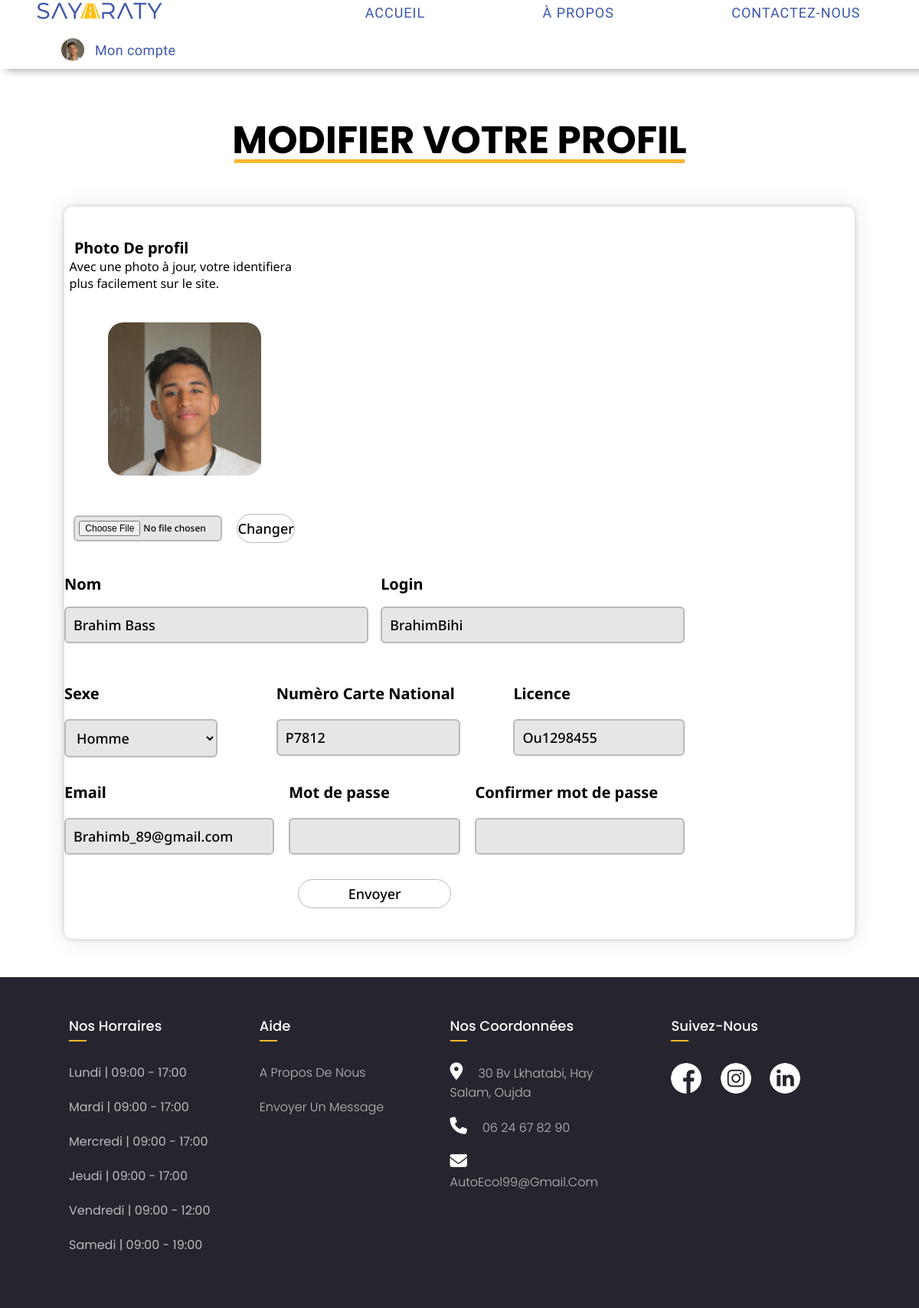
/Moniteur/ModifierProfile.php (signed in), run on the app's committed database.
### tables this page shows
CREATE TABLE `moniteur` (
  `Login_moniteur` varchar(30) NOT NULL,
  `Password` varchar(200) DEFAULT NULL,
  `Nom` varchar(30) DEFAULT NULL,
  `Email_moniteur` varchar(30) DEFAULT NULL,
  `Sexe_moniteur` varchar(6) DEFAULT NULL,
  `Num_telephone_moniteur` varchar(15) DEFAULT NULL,
  `Num_CIN_moniteur` varchar(10) DEFAULT NULL,
  `num_permis` varchar(20) DEFAULT NULL,
  `Photo_moniteur` varchar(100) DEFAULT NULL
);

### Moniteur/ModifierProfile.php (the view, shortened to what this page needs)
<?PHP
  require("../PHP/Connexion_BD.php");
  echo '
    <!DOCTYPE HTML>
    <HTML>
      <HEAD>
        <meta CHAESET="UTF-8">
        <meta http-equiv="X-UA-Compatible" content="ie=edge">
        <meta name="viewport" content="width=device-width, initial-scale=1.0">
        <TITLE>Sayarty - Espace Candidat</TITLE>
        <script src="Page-Candidat.js"></script>
        <link rel="icon" href="../IMG/SAYARATY_Icon.png">
        <link rel="stylesheet" href="../CSS/style-index1.css">
        <link rel="stylesheet" href="../CSS/style-candidat.css">
        <link rel="stylesheet" href="../CSS/style-contacter.css">
        <link rel="stylesheet" href="../CSS/style-modifier.css">
        <link rel="preconnect" href="https://fonts.googleapis.com">
        <link rel="preconnect" href="https://fonts.gstatic.com" crossorigin>
        <link href="https://fonts.cdnfonts.com/css/monument-extended" rel="stylesheet">
        <link rel="stylesheet" href="https://cdnjs.cloudflare.com/ajax/libs/font-awesome/6.3.0/css/all.min.css"/>
        <link href="//db.onlinewebfonts.com/c/9563028603929a5ec058577b3fb5520a?family=Whipsmart" rel="stylesheet">
        <link href="//db.onlinewebfonts.com/c/55d433372d270829c51e2577a78ef12d?family=Monument+Extended" rel="stylesheet" type="text/css">
        <link href="https://fonts.googleapis.com/css2?family=Poppins:wght@100;200;300;400;500;600;700;800;900&family=Noto+Sans:wght@100;200;300;400;500;600;700;800;900&family=Montserrat:wght@100;200;300;400;500;600;700;800;900&family=Roboto:ital,wght@0,100;0,300;0,500;0,700;1,100;1,300;1,400;1,500;1,700;1,900&family=Secular+One&display=swap" rel="stylesheet">
      </HEAD>
      <BODY>
        <header>
          <a href="index.php"><img src="../IMG/SAYARATY_LOGO.png"></a>
          <UL class="Nav">
            <LI class = "item1"><a href="index.php">ACCUEIL</a></LI>
            <LI class = "item2"><a href="A-propos.php">&Agrave PROPOS</a></LI>
            <LI class = "item4"><a href="Contactez-nous.php">CONTACTEZ-NOUS</a></LI>
          </UL>';
          $query = "SELECT * FROM moniteur WHERE Login_moniteur='".$_SESSION["login"]."'";
          $ligne = mysqli_fetch_row(mysqli_query($connect,$query));
          echo'
          <span class="mon-compte" onclick="toggleMenu()"><img src="'.$ligne[8].'" class="user-pic"> <span>Mon compte</span></span>
                <img src="'.$ligne[8].'" class="user-pic">
                <h2>'.$_SESSION["login"].'</h2>
        </header>
        <div class="Title">
          <h1 class="TheHeader">modifier votre profil</h1>
        </div>
        <div class="Container">
          <div class="rightContainer">
            <label class="picTitle">Photo De profil</label>
            <span class="subTitle">
              Avec une photo à jour, votre identifiera plus facilement sur le site.
            </span>
            <div class="image">
              <img id="ImgProfile" src="'.$ligne[8].'" alt>
            </div>
            <form name="fichier" ACTION="ModifierProfile.php" method="post" enctype="multipart/form-data">
              <input type="file" name="photo" id="photo" ACCEPT="image/*">
              <input type="submit" name="SubmitPic" class="submitPic"  value="Changer" style="width:100px;">
            </form>
          </div>
          <div class="leftContainer">
            <form name="formulaire" class="formulaire" method="post">
              <div class="nom_email">
                <div class="block">
                  <label>Nom</label><input type="text" id="name" name="nom" value="'.$ligne[2].'"required>
                </div>
                <div class="block">
                  <label>Login</label><input type="text" id="mail" name="login" value="'.$ligne[0].'" READONLY required>
                </div>
              </div>
              <div class="secondBlock">
                <div class="first">
                  <label>Sexe</label>
                  <select name="sexe" id="select-area" class="sexe">';
                  if($ligne[4]=="Homme"){
                    echo'
                      <option class="sexe" name="Homme" value="Homme" SELECTED>Homme</option>
                      <option class="sexe" name="Femme" value="Femme">Femme</option>
                    ';
                  }
                  else{
                    echo'
                      <option class="sexe" name="Homme" value="Homme">Homme</option>
                      <option class="sexe" name="Femme" value="Femme" SELECTED>Femme</option>
                    ';
                  }
                  echo'
                  </select>
                </div>
                <div class="second">
                  <label>Numèro Carte National</label>
                  <input type="text" name="num_cin" class="login-style" value="'.$ligne[6].'" autocomplete="off" required>
                </div>
                <div class="second">
                  <label>Licence</label>
                  <input type="text" name="licence" class="login-style" value="'.$ligne[7].'" autocomplete="off" required>
                </div>
              </div>
              <div class="forthBlock">
                <div class="first">
                  <label>Email</label>
                  <input type="text" name="email" class="name-style" value="'.$ligne[3].'" autocomplete="off" required>
                </div>
                <div class="second">
                  <label>Mot de passe</label>
                  <input type="password" name="password" class="login-style"  autocomplete="off"  >
                </div>
                <div class="third">
                  <label>Confirmer mot de passe</label>
                  <input type="password" name="Cpassword" class="login-style" autocomplete="off"  >
                </div>
              </div>
              <div class="submit">
                <input  name="submit-button" type="submit" value="Envoyer">
              </div>
            </form>
          </div>
        </div>
        <footer>
      <DIV class="FooterContainer">
        <DIV class="Footer-col">
          <h4>Nos Horraires</h4>
          <UL class="Horraire" style="color: #bbb;">
            <LI>Lundi | 09:00 - 17:00</LI>
            <LI>Mardi | 09:00 - 17:00</LI>
            <LI>Mercredi | 09:00 - 17:00</LI>
            <LI>Jeudi | 09:00 - 17:00</LI>
            <LI>Vendredi | 09:00 - 12:00</LI>
            <LI>Samedi | 09:00 - 19:00</LI>
          </UL>
        </DIV>
        <DIV class="Footer-col">
          <h4>aide</h4>
          <UL class="Aide">
            <LI><A HREF="A-propos.php">A Propos de nous</A></LI>
            <LI><A HREF="Contactez-nous.php">Envoyer un message</A></LI>
          </UL>
        </DIV>
        <DIV class="Footer-col">
          <h4>Nos coordonnées</h4>
          <UL class="coordonnees">
            <LI><i class="fa-solid fa-location-dot"></i><A HREF="">30 Bv lkhatabi, Hay Salam, Oujda</A></LI>
            <LI><i class="fa-solid fa-phone"></i><A HREF="">06 24 67 82 90</A></LI>
            <LI><i class="fa-solid fa-envelope"></i><A HREF="">AutoEcol99@gmail.com</A></LI>
          </UL>
        </DIV>
        <DIV class="Footer-col">
          <h4>suivez-nous</h4>
          <DIV class="SocialMedia">
            <a href="#"> <img src="../IMG/facebook.png" alt=""></a>
            <a href="#"> <img src="../IMG/instagram.png" alt=""></a>
            <a href="#"> <img src="../IMG/linkedin.png" alt=""></a>
          </DIV>
        </DIV>
      </DIV>
  </footer>
      </BODY>
    </HTML>
  ';
?>

### CSS/style-index1.css (style rules this page uses)
* { margin:0; padding:0; text-decoration: none; }
header { top:0; position:fixed; z-index: 3; display:flex; width:100%; height:80px; flex-wrap:wrap; align-items:center; justify-content: space-between; align-content: flex-end; padding-bottom: 10px; background-color: rgb(255, 255, 255); box-shadow: 10px 0px 10px 2px rgba(0,0,0,0.35); }
header img { width:200px; margin-left:30px; }
.Nav { font:400 18px "Secular One"; width: 800px; display:inline-flex; justify-content: space-around; list-style: none; }
.Nav LI a { color:#3D56AD; letter-spacing: 1px; position:relative; display: block; }
.Nav LI a::after { content:''; position: absolute; background-color:#febe10; height:3px; width:100%; left:0; bottom:-5px; transform:scaleX(0); transform-origin: center; transition:all 250ms ease-in; }
.FooterContainer { font-family: 'Poppins', sans-serif; display: flex; flex-wrap: wrap; background-color: #26252f; flex-direction: row; padding: 50px 80px; }
.FooterContainer UL { list-style: none; }
.Footer-col:last-of-type { margin-left:40px; }
.Footer-col { width: 22%; padding: 0 10px; }
.Footer-col h4 { font-size: 18px; color: #ffffff; text-transform: capitalize; margin-bottom: 35px; font-weight: 500; position: relative; }
.Footer-col h4::before { content: ''; position: absolute; left:0; bottom: -7px; background-color: #ffb52e!important; height: 2px; box-sizing: border-box; width: 10%; }
.Footer-col ul li:not(:last-child) { margin-bottom: 10px; }
.Footer-col ul li { margin :20px 0 ; }
.Footer-col ul li i { color:white; margin-right: 20px; }
.Footer-col ul li a { font-size: 16px; text-transform: capitalize; text-decoration: none; font-weight: 300; color: #bbbbbb; display: inline; transition: all 0.3s ease; }
.Footer-col .SocialMedia a { display: inline-block; height: 40px; width: 40px; background-color:#26252f; margin:0 20px 0 0; text-align: center; line-height: 40px; border-radius: 50%; color: #ffffff; transition: all 0.5s ease; }
.Footer-col .SocialMedia img { display: inline-block; height: 40px; width: 40px; text-align: center; line-height: 40px; border-radius: 50%; color: #ffffff; transition: all 0.5s ease; }

### CSS/style-candidat.css (style rules this page uses)
.user-pic { display:flexbox; border-radius:50%; object-fit:cover; object-position: top; cursor:pointer; margin-left: 80px; }
.user-pic { width: 30px; height:30px; }
Header span { flex-wrap: wrap; display:flex; align-items: center; justify-content: center; cursor:pointer; }
header span span { display: flex; flex-wrap: wrap; text-align: center; margin:0; padding:0; color:#3D56AD; font:18px 'Secular One'; letter-spacing: 0.4px; margin-left: 14PX; margin-right: 66px; }
.mon-compte { position: relative; }
.mon-compte::after { content:''; position: absolute; background-color:#febe10; height:3px; width:500px; right:-108px; bottom:-29px; transform:scaleX(0); transform-origin: center; transition:all 250ms ease-in; }

### data on the page
moniteur: Photo_moniteur (picture), nom "Brahim Bass", login "BrahimBihi", sexe "Homme", num_cin "P7812", licence "Ou1298455", email "Brahimb_89@gmail.com"
